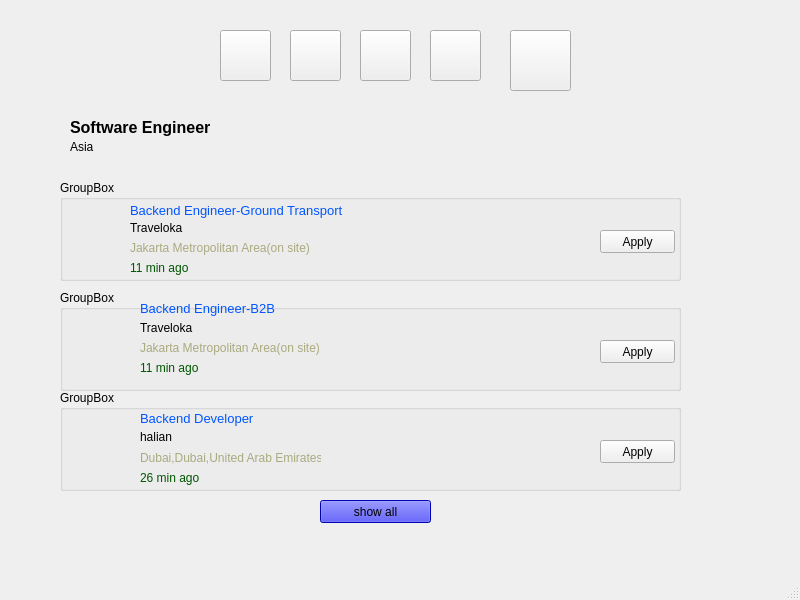
<?xml version="1.0" encoding="UTF-8"?>
<ui version="4.0">
 <class>MainWindow8</class>
 <widget class="QMainWindow" name="MainWindow8">
  <property name="geometry">
   <rect>
    <x>0</x>
    <y>0</y>
    <width>800</width>
    <height>600</height>
   </rect>
  </property>
  <property name="windowTitle">
   <string>MainWindow</string>
  </property>
  <widget class="QWidget" name="centralwidget">
   <widget class="QPushButton" name="pushButton_8">
    <property name="geometry">
     <rect>
      <x>290</x>
      <y>30</y>
      <width>51</width>
      <height>51</height>
     </rect>
    </property>
    <property name="styleSheet">
     <string notr="true">background-image: url(:/new/prefix2/network.png);</string>
    </property>
    <property name="text">
     <string/>
    </property>
   </widget>
   <widget class="QPushButton" name="pushButton_4">
    <property name="geometry">
     <rect>
      <x>430</x>
      <y>30</y>
      <width>51</width>
      <height>51</height>
     </rect>
    </property>
    <property name="styleSheet">
     <string notr="true">background-image: url(:/new/prefix2/massage.png);</string>
    </property>
    <property name="text">
     <string/>
    </property>
   </widget>
   <widget class="QPushButton" name="pushButton_2">
    <property name="geometry">
     <rect>
      <x>220</x>
      <y>30</y>
      <width>51</width>
      <height>51</height>
     </rect>
    </property>
    <property name="styleSheet">
     <string notr="true">background-image: url(:/new/prefix1/home1.png);</string>
    </property>
    <property name="text">
     <string/>
    </property>
   </widget>
   <widget class="QPushButton" name="pushButton_3">
    <property name="geometry">
     <rect>
      <x>360</x>
      <y>30</y>
      <width>51</width>
      <height>51</height>
     </rect>
    </property>
    <property name="styleSheet">
     <string notr="true">background-image: url(:/new/prefix2/jobs.png);</string>
    </property>
    <property name="text">
     <string/>
    </property>
   </widget>
   <widget class="QGroupBox" name="groupBox">
    <property name="geometry">
     <rect>
      <x>60</x>
      <y>180</y>
      <width>621</width>
      <height>101</height>
     </rect>
    </property>
    <property name="title">
     <string>GroupBox</string>
    </property>
    <property name="flat">
     <bool>true</bool>
    </property>
    <widget class="QLabel" name="label_3">
     <property name="geometry">
      <rect>
       <x>0</x>
       <y>20</y>
       <width>61</width>
       <height>61</height>
      </rect>
     </property>
     <property name="styleSheet">
      <string notr="true">background-image: url(:/new/prefix1/haha2.jpg);</string>
     </property>
     <property name="text">
      <string/>
     </property>
    </widget>
    <widget class="QLabel" name="label_4">
     <property name="geometry">
      <rect>
       <x>70</x>
       <y>20</y>
       <width>371</width>
       <height>21</height>
      </rect>
     </property>
     <property name="font">
      <font>
       <pointsize>10</pointsize>
      </font>
     </property>
     <property name="styleSheet">
      <string notr="true">color: rgb(0, 85, 255);</string>
     </property>
     <property name="text">
      <string>Backend Engineer-Ground Transport</string>
     </property>
    </widget>
    <widget class="QLabel" name="label_5">
     <property name="geometry">
      <rect>
       <x>70</x>
       <y>40</y>
       <width>191</width>
       <height>16</height>
      </rect>
     </property>
     <property name="text">
      <string>Traveloka</string>
     </property>
    </widget>
    <widget class="QLabel" name="label_6">
     <property name="geometry">
      <rect>
       <x>70</x>
       <y>60</y>
       <width>191</width>
       <height>16</height>
      </rect>
     </property>
     <property name="styleSheet">
      <string notr="true">color: rgb(170, 170, 127);</string>
     </property>
     <property name="text">
      <string>Jakarta Metropolitan Area(on site)</string>
     </property>
    </widget>
    <widget class="QLabel" name="label_7">
     <property name="geometry">
      <rect>
       <x>70</x>
       <y>80</y>
       <width>61</width>
       <height>16</height>
      </rect>
     </property>
     <property name="styleSheet">
      <string notr="true">color: rgb(0, 85, 0);</string>
     </property>
     <property name="text">
      <string>11 min ago</string>
     </property>
    </widget>
    <widget class="QPushButton" name="pushButton_6">
     <property name="geometry">
      <rect>
       <x>540</x>
       <y>50</y>
       <width>75</width>
       <height>23</height>
      </rect>
     </property>
     <property name="text">
      <string>Apply</string>
     </property>
    </widget>
   </widget>
   <widget class="QGroupBox" name="groupBox_2">
    <property name="geometry">
     <rect>
      <x>60</x>
      <y>290</y>
      <width>621</width>
      <height>101</height>
     </rect>
    </property>
    <property name="title">
     <string>GroupBox</string>
    </property>
    <property name="flat">
     <bool>true</bool>
    </property>
    <widget class="QLabel" name="label_8">
     <property name="geometry">
      <rect>
       <x>80</x>
       <y>10</y>
       <width>211</width>
       <height>16</height>
      </rect>
     </property>
     <property name="font">
      <font>
       <pointsize>10</pointsize>
      </font>
     </property>
     <property name="styleSheet">
      <string notr="true">color: rgb(0, 85, 255);</string>
     </property>
     <property name="text">
      <string>Backend Engineer-B2B</string>
     </property>
    </widget>
    <widget class="QLabel" name="label_9">
     <property name="geometry">
      <rect>
       <x>0</x>
       <y>30</y>
       <width>61</width>
       <height>61</height>
      </rect>
     </property>
     <property name="styleSheet">
      <string notr="true">background-image: url(:/new/prefix1/haha2.jpg);</string>
     </property>
     <property name="text">
      <string/>
     </property>
    </widget>
    <widget class="QLabel" name="label_10">
     <property name="geometry">
      <rect>
       <x>80</x>
       <y>30</y>
       <width>191</width>
       <height>16</height>
      </rect>
     </property>
     <property name="text">
      <string>Traveloka</string>
     </property>
    </widget>
    <widget class="QLabel" name="label_11">
     <property name="geometry">
      <rect>
       <x>80</x>
       <y>50</y>
       <width>191</width>
       <height>16</height>
      </rect>
     </property>
     <property name="styleSheet">
      <string notr="true">color: rgb(170, 170, 127);</string>
     </property>
     <property name="text">
      <string>Jakarta Metropolitan Area(on site)</string>
     </property>
    </widget>
    <widget class="QLabel" name="label_12">
     <property name="geometry">
      <rect>
       <x>80</x>
       <y>70</y>
       <width>61</width>
       <height>16</height>
      </rect>
     </property>
     <property name="styleSheet">
      <string notr="true">color: rgb(0, 85, 0);</string>
     </property>
     <property name="text">
      <string>11 min ago</string>
     </property>
    </widget>
    <widget class="QPushButton" name="pushButton_7">
     <property name="geometry">
      <rect>
       <x>540</x>
       <y>50</y>
       <width>75</width>
       <height>23</height>
      </rect>
     </property>
     <property name="text">
      <string>Apply</string>
     </property>
    </widget>
   </widget>
   <widget class="QGroupBox" name="groupBox_3">
    <property name="geometry">
     <rect>
      <x>60</x>
      <y>390</y>
      <width>621</width>
      <height>101</height>
     </rect>
    </property>
    <property name="font">
     <font>
      <weight>50</weight>
      <italic>false</italic>
      <bold>false</bold>
      <underline>false</underline>
      <strikeout>false</strikeout>
     </font>
    </property>
    <property name="mouseTracking">
     <bool>false</bool>
    </property>
    <property name="tabletTracking">
     <bool>false</bool>
    </property>
    <property name="title">
     <string>GroupBox</string>
    </property>
    <property name="flat">
     <bool>true</bool>
    </property>
    <property name="checkable">
     <bool>false</bool>
    </property>
    <widget class="QLabel" name="label_13">
     <property name="geometry">
      <rect>
       <x>0</x>
       <y>20</y>
       <width>61</width>
       <height>61</height>
      </rect>
     </property>
     <property name="styleSheet">
      <string notr="true">background-image: url(:/new/prefix1/haha.jpg);</string>
     </property>
     <property name="text">
      <string/>
     </property>
    </widget>
    <widget class="QLabel" name="label_14">
     <property name="geometry">
      <rect>
       <x>80</x>
       <y>20</y>
       <width>161</width>
       <height>16</height>
      </rect>
     </property>
     <property name="font">
      <font>
       <pointsize>10</pointsize>
       <weight>50</weight>
       <italic>false</italic>
       <bold>false</bold>
       <underline>false</underline>
       <strikeout>false</strikeout>
      </font>
     </property>
     <property name="styleSheet">
      <string notr="true">color: rgb(0, 85, 255);</string>
     </property>
     <property name="text">
      <string>Backend Developer</string>
     </property>
    </widget>
    <widget class="QLabel" name="label_15">
     <property name="geometry">
      <rect>
       <x>80</x>
       <y>40</y>
       <width>47</width>
       <height>13</height>
      </rect>
     </property>
     <property name="text">
      <string>halian</string>
     </property>
    </widget>
    <widget class="QLabel" name="label_16">
     <property name="geometry">
      <rect>
       <x>80</x>
       <y>60</y>
       <width>181</width>
       <height>16</height>
      </rect>
     </property>
     <property name="styleSheet">
      <string notr="true">color: rgb(170, 170, 127);</string>
     </property>
     <property name="text">
      <string>Dubai,Dubai,United Arab Emirates</string>
     </property>
    </widget>
    <widget class="QLabel" name="label_17">
     <property name="geometry">
      <rect>
       <x>80</x>
       <y>80</y>
       <width>61</width>
       <height>16</height>
      </rect>
     </property>
     <property name="styleSheet">
      <string notr="true">color: rgb(0, 85, 0);</string>
     </property>
     <property name="text">
      <string>26 min ago</string>
     </property>
    </widget>
    <widget class="QPushButton" name="pushButton_9">
     <property name="geometry">
      <rect>
       <x>540</x>
       <y>50</y>
       <width>75</width>
       <height>23</height>
      </rect>
     </property>
     <property name="text">
      <string>Apply</string>
     </property>
    </widget>
   </widget>
   <widget class="QLabel" name="label">
    <property name="geometry">
     <rect>
      <x>70</x>
      <y>112</y>
      <width>171</width>
      <height>31</height>
     </rect>
    </property>
    <property name="font">
     <font>
      <pointsize>12</pointsize>
      <weight>75</weight>
      <bold>true</bold>
     </font>
    </property>
    <property name="text">
     <string>Software Engineer</string>
    </property>
   </widget>
   <widget class="QLabel" name="label_2">
    <property name="geometry">
     <rect>
      <x>70</x>
      <y>140</y>
      <width>47</width>
      <height>13</height>
     </rect>
    </property>
    <property name="font">
     <font>
      <pointsize>9</pointsize>
     </font>
    </property>
    <property name="text">
     <string>Asia</string>
    </property>
   </widget>
   <widget class="QPushButton" name="pushButton">
    <property name="geometry">
     <rect>
      <x>320</x>
      <y>500</y>
      <width>111</width>
      <height>23</height>
     </rect>
    </property>
    <property name="styleSheet">
     <string notr="true">background-color: rgb(0, 0, 255);</string>
    </property>
    <property name="text">
     <string>show all</string>
    </property>
   </widget>
   <widget class="QPushButton" name="pushButton_5">
    <property name="geometry">
     <rect>
      <x>510</x>
      <y>30</y>
      <width>61</width>
      <height>61</height>
     </rect>
    </property>
    <property name="styleSheet">
     <string notr="true">background-image: url(:/new/prefix1/ana1.jpg);</string>
    </property>
    <property name="text">
     <string/>
    </property>
   </widget>
  </widget>
  <widget class="QMenuBar" name="menubar">
   <property name="geometry">
    <rect>
     <x>0</x>
     <y>0</y>
     <width>800</width>
     <height>21</height>
    </rect>
   </property>
  </widget>
  <widget class="QStatusBar" name="statusbar"/>
 </widget>
 <resources/>
 <connections/>
</ui>
